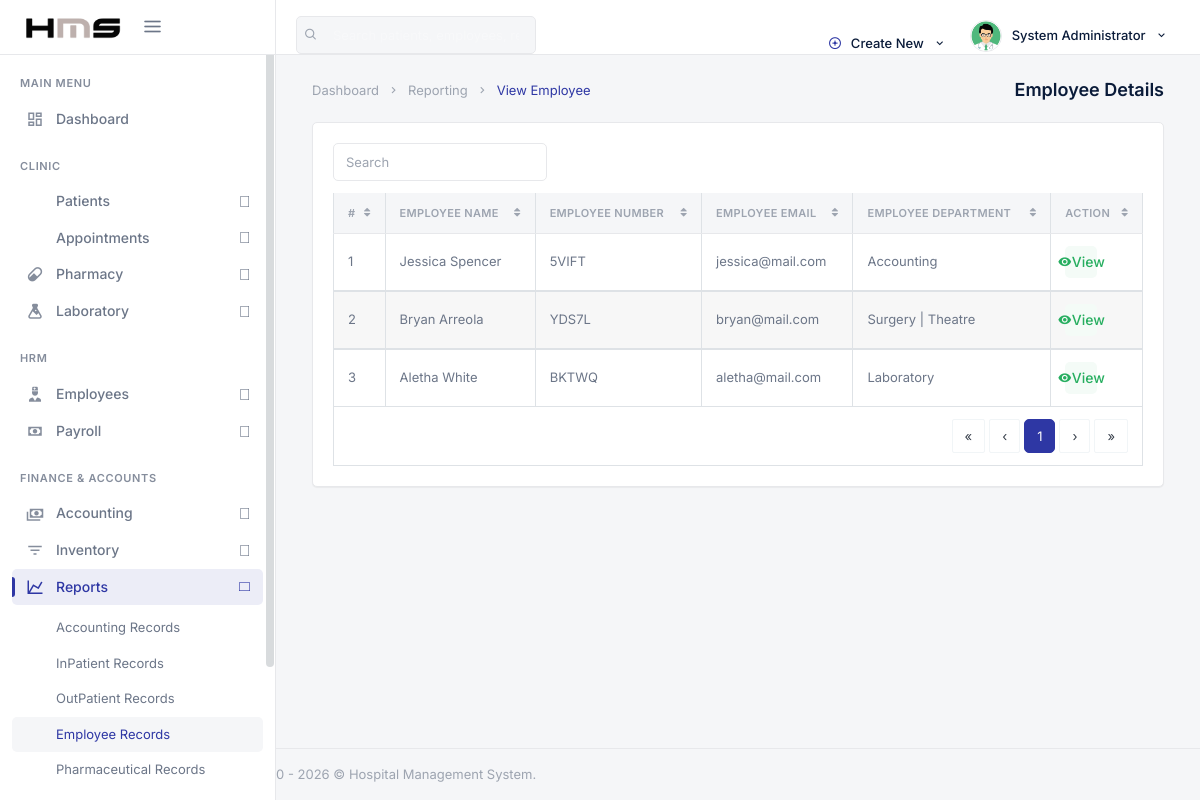
/backend/admin/his_admin_employee_records.php (signed in), run on the app's committed database.
### tables this page shows
CREATE TABLE `his_admin` (
  `ad_id` int(20) NOT NULL,
  `ad_fname` varchar(200) DEFAULT NULL,
  `ad_lname` varchar(200) DEFAULT NULL,
  `ad_email` varchar(200) DEFAULT NULL,
  `ad_pwd` varchar(200) DEFAULT NULL,
  `ad_dpic` varchar(200) DEFAULT NULL
);

CREATE TABLE `his_docs` (
  `doc_id` int(20) NOT NULL,
  `doc_fname` varchar(200) DEFAULT NULL,
  `doc_lname` varchar(200) DEFAULT NULL,
  `doc_email` varchar(200) DEFAULT NULL,
  `doc_pwd` varchar(200) DEFAULT NULL,
  `doc_dept` varchar(200) DEFAULT NULL,
  `doc_number` varchar(200) DEFAULT NULL,
  `doc_dpic` varchar(200) DEFAULT NULL
);

### backend/security.php (called while the page is built, shortened)
<?php
function escape_output($string) {
    return htmlspecialchars((string) $string, ENT_QUOTES, 'UTF-8');
}

### backend/admin/his_admin_employee_records.php (the view, shortened to what this page needs)
<?php
  include('../config.php');
    include('../security.php');
?>
<!DOCTYPE html>
<html lang="en">
<?php include('assets/inc/head.php');?>
    <body>
        <div id="wrapper">
                <?php include('assets/inc/nav.php');?>
                <?php include("assets/inc/sidebar.php");?>
            <div class="content-page">
                <div class="content">
                    <div class="container-fluid">
                        <div class="row">
                            <div class="col-12">
                                <div class="page-title-box">
                                    <div class="page-title-right">
                                        <ol class="breadcrumb m-0">
                                            <li class="breadcrumb-item"><a href="javascript: void(0);">Dashboard</a></li>
                                            <li class="breadcrumb-item"><a href="javascript: void(0);">Reporting</a></li>
                                            <li class="breadcrumb-item active">View Employee</li>
                                        </ol>
                                    </div>
                                    <h4 class="page-title">Employee Details</h4>
                                </div>
                            </div>
                        </div>
                        <div class="row">
                            <div class="col-12">
                                <div class="card-box">
                                    <div class="mb-2">
                                        <div class="row">
                                            <div class="col-12 text-sm-center form-inline" >
                                                <div class="form-group">
                                                    <input id="demo-foo-search" type="text" placeholder="Search" class="form-control form-control-sm" autocomplete="on">
                                                </div>
                                            </div>
                                        </div>
                                    </div>
                                    <div class="table-responsive">
                                        <table id="demo-foo-filtering" class="table table-bordered toggle-circle mb-0" data-page-size="7">
                                            <thead>
                                            <tr>
                                                <th>#</th>
                                                <th data-toggle="true">Employee Name</th>
                                                <th data-hide="phone">Employee Number</th>
                                                <th data-hide="phone">Employee Email</th>
                                                <th data-hide="phone">Employee Department</th>
                                                <th data-hide="phone">Action</th>
                                            </tr>
                                            </thead>
                                            <?php
                                                $ret="SELECT * FROM  his_docs ORDER BY RAND() ";
                                                $stmt= $mysqli->prepare($ret) ;
                                                $stmt->execute() ;
                                                $res=$stmt->get_result();
                                                $cnt=1;
                                                while($row=$res->fetch_object())
                                                {
                                            ?>
                                                <tbody>
                                                <tr>
                                                    <td><?php echo $cnt;?></td>
                                                    <td><?php echo escape_output($row->doc_fname);?> <?php echo escape_output($row->doc_lname);?></td>
                                                    <td><?php echo escape_output($row->doc_number);?></td>
                                                    <td><?php echo escape_output($row->doc_email);?></td>
                                                    <td><?php echo escape_output($row->doc_dept);?></td>
                                                    <td><a href="his_admin_view_single_employee.php?doc_id=<?php echo escape_output($row->doc_id);?>&&doc_number=<?php echo escape_output($row->doc_number);?>" class="badge badge-success"><i class="mdi mdi-eye"></i> View</a></td>
                                                </tr>
                                                </tbody>
                                            <?php  $cnt = $cnt +1 ; }?>
                                            <tfoot>
                                            <tr class="active">
                                                <td colspan="8">
                                                    <div class="text-right">
                                                        <ul class="pagination pagination-rounded justify-content-end footable-pagination m-t-10 mb-0"></ul>
                                                    </div>
                                                </td>
                                            </tr>
                                            </tfoot>
                                        </table>
                                    </div>
                                </div>
                            </div>
                        </div>
                    </div>
                </div>
                 <?php include('assets/inc/footer.php');?>
            </div>
        </div>
    </body>
</html>

### backend/admin/assets/inc/nav.php (shortened to what this page needs)
<?php
    $aid=$_SESSION['ad_id'];
    $ret="select * from his_admin where ad_id=?";
    $stmt= $mysqli->prepare($ret);
    $stmt->bind_param('i',$aid);
    $stmt->execute();
    $res=$stmt->get_result();
    while($row=$res->fetch_object())
    {
?>
    <div class="navbar-custom">
        <ul class="list-unstyled topnav-menu topnav-menu-left m-0">
            <li class="d-none d-lg-block">
                <form class="app-search" autocomplete="off">
                    <div class="app-search-box">
                        <button class="btn" type="button"><i class="fe-search"></i></button>
                        <input type="text" class="form-control" placeholder="Search patients, employees, records…">
                    </div>
                </form>
            </li>
        </ul>
        <div class="logo-box bg-black">
            <a href="his_admin_dashboard.php" class="logo text-center">
                <span class="logo-lg">
                    <img src="assets/images/logo-dark.png" alt="HMS" height="22">
                </span>
            </a>
            <button class="button-menu-mobile">
                <i class="fe-menu"></i>
            </button>
        </div>
        <ul class="list-unstyled topnav-menu float-right mb-0">
            <li class="dropdown notification-list d-none d-lg-block">
                <a class="nav-link dropdown-toggle waves-effect waves-light" data-toggle="dropdown" href="#" role="button" aria-haspopup="false" aria-expanded="false">
                    <i class="fe-plus-circle mr-1" style="color: var(--hms-primary);"></i>
                    Create New
                    <i class="mdi mdi-chevron-down ml-1"></i>
                </a>
            </li>
            <li class="dropdown notification-list">
                <a class="nav-link dropdown-toggle nav-user mr-0 waves-effect waves-light" data-toggle="dropdown" href="#" role="button" aria-haspopup="false" aria-expanded="false">
                    <img src="assets/images/users/<?php echo escape_output($row->ad_dpic); ?>" alt="User" class="rounded-circle">
                    <span class="pro-user-name ml-1 d-none d-lg-inline">
                        <?php echo escape_output($row->ad_fname); ?> <?php echo escape_output($row->ad_lname); ?>
                        <i class="mdi mdi-chevron-down ml-1"></i>
                    </span>
                </a>
            </li>
        </ul>
    </div>
<?php }?>

### data on the page
his_admin: ad_dpic (picture), ad_fname "System", ad_lname "Administrator"
his_docs: doc_fname "Jessica", doc_lname "Spencer", doc_number "5VIFT", doc_email "jessica@mail.com", doc_dept "Accounting"
his_docs: doc_fname "Bryan", doc_lname "Arreola", doc_number "YDS7L", doc_email "bryan@mail.com", doc_dept "Surgery | Theatre"
his_docs: doc_fname "Aletha", doc_lname "White", doc_number "BKTWQ", doc_email "aletha@mail.com", doc_dept "Laboratory"
